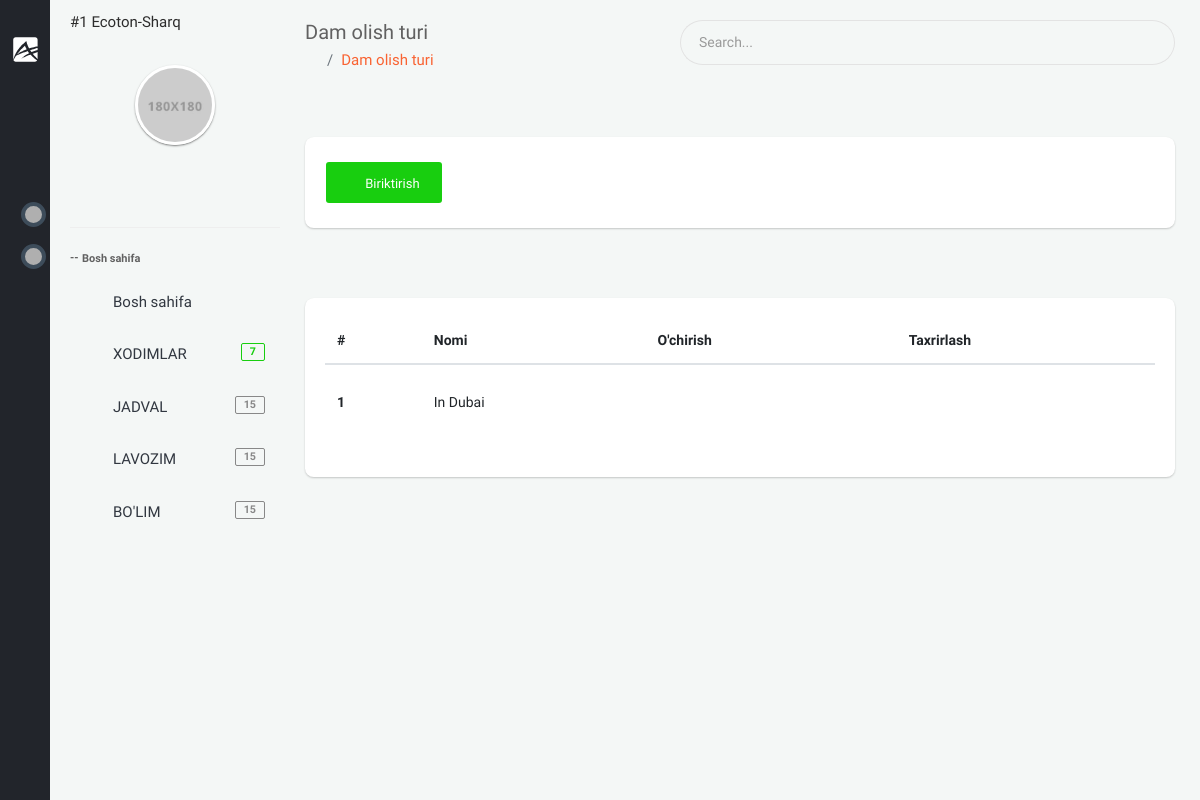
The page /backoffice/vacation-type (signed in) on the database as committed earlier.
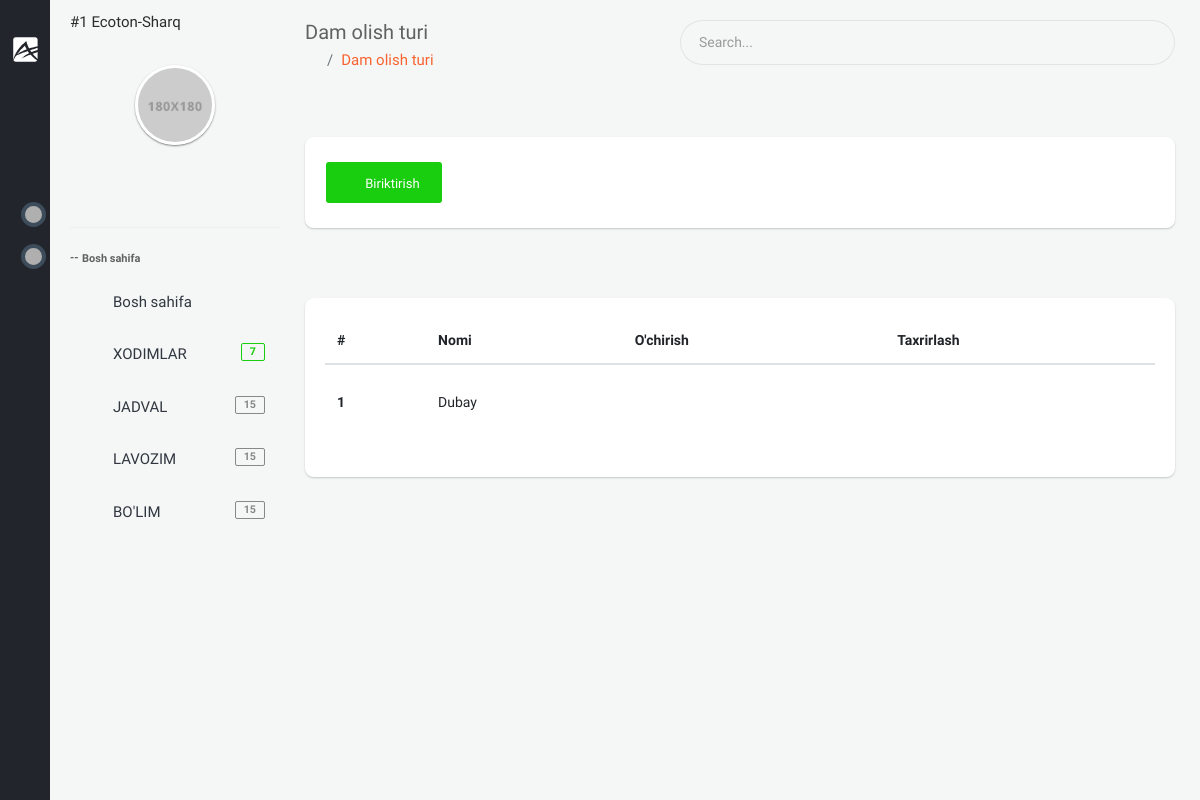
The same page on the database as committed later.
### app/models.py (models this page shows, shortened)
class VacationType(models.Model):
    name = models.CharField(max_length=255, verbose_name="Nomi")
    create_at = models.DateTimeField(auto_now_add=True)
    company = models.ForeignKey(Company, on_delete=models.CASCADE, null=True, blank=True, verbose_name="Kompaniya")
    class Meta:
        verbose_name_plural = "Xodimlaring qo'shimcha dam olish turi"

### backoffice/views.py (the view)
# urls.py: path('vacation-type', views.VacationTypeTypeListView.as_view(), name='vacation_type'),
class VacationTypeTypeListView(LoginRequiredMixin, generic.ListView):
    template_name = 'backoffice/pages/vacation/vacation_type/list.html'
    model = models.VacationType
    def get_context_data(self, *, object_list=None, **kwargs):
        ctx = super(VacationTypeTypeListView, self).get_context_data(**kwargs)
        company = self.request.user.company
        ctx['vacation_types'] = models.VacationType.objects.filter(company=company)
        return ctx

### app/models.py (called while the page is built)
    def __str__(self):
        return f'#{self.id}  {self.name}'

### templates/backoffice/pages/vacation/vacation_type/list.html (shortened to what this page needs)
{% extends 'backoffice/base.html' %}
{% block content %}
<section class="content">
    <div class="container-fluid">
        <div class="block-header">
            <div class="row clearfix">
                <div class="col-lg-5 col-md-5 col-sm-12">
                    <h2>Dam olish turi</h2>
                    <ul class="breadcrumb padding-0">
                        <li class="breadcrumb-item"><a href="backoffice"><i class="zmdi zmdi-home"></i></a></li>
                        <li class="breadcrumb-item"><a href="javascript:void(0);">Dam olish turi</a></li>
                    </ul>
                </div>
                <div class="col-lg-7 col-md-7 col-sm-12">
                    <div class="input-group m-b-0">
                        <input type="text" class="form-control" placeholder="Search...">
                        <span class="input-group-addon">
                            <i class="zmdi zmdi-search"></i>
                        </span>
                    </div>
                </div>
            </div>
        </div>
        <div class="row clearfix">
            <div class="col-lg-12 col-md-12 col-sm-12">
                <div class="card">
                    <div class="header">
                    </div>
                    <div class="body">
                        <div class="button-demo js-modal-buttons d-flex justify-content-between">
                            <button type="button" data-color="pink" data-toggle="modal" data-target="#colorModal" class="btn btn-success waves-effect"><i class="zmdi zmdi-plus"></i> Biriktirish</button>
                        </div>
                    </div>
                </div>
            </div>
        </div>
        <div class="row clearfix">
            <div class="col-lg-12 col-md-12 col-sm-12">
                <div class="card">
                    <div class="header">
                    </div>
                    <div class="body table-responsive">
                        <table class="table table-hover">
                            <thead>
                                <tr>
                                    <th>#</th>
                                    <th>Nomi</th>
                                    <th>O'chirish</th>
                                    <th>Taxrirlash</th>
                                </tr>
                            </thead>
                            <tbody>
                            {% for item in vacation_types %}
                                <tr>
                                    <th scope="row">{{ item.id }}</th>
                                    <td>{{ item.name }}</td>
                                    <td>
                                        <form action="{% url 'vacation_type_delete' pk=item.id %}" method="POST">
                                            <button type="submit" class="btn btn-neutral"><i class="zmdi zmdi-delete"></i></button>
                                        </form>
                                    </td>
                                    <td>
                                        <button type="button" data-color="pink" data-toggle="modal" data-target="#colorModal{{ item.id }}" class="btn btn-neutral waves-effect"><i class="zmdi zmdi-edit"></i></button>
                                    </td>
                                </tr>
                            {% endfor %}
                            </tbody>
                        </table>
                    </div>
                </div>
            </div>
        </div>
    </div>
</section>
{% endblock %}

Rows that differ between the two databases and show on the page:
changed VacationType id 1: name "In Dubai" → "Dubay"
